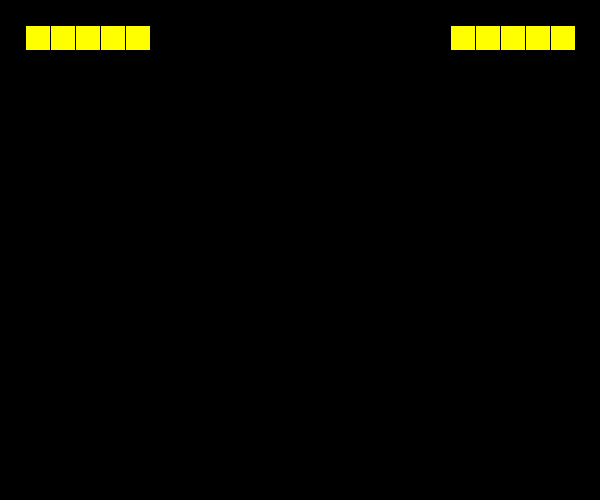
Frame 1 (no input)
Frame 60 (the mouse pressed at the canvas centre just before this capture): identical to frame 1, image omitted
Frame 120 (the mouse held since frame 60 and released just before this capture): identical to frame 1, image omitted

The Processing sketch that drew this single still picture (run headless with seeded random() and noise(); from frame 60 on, the mouse is pressed at the canvas centre):

// Processing sketch: week18_4_energy_bar_yelllow_to_red
// ── week18_4_energy_bar_yelllow_to_red.pde
class Player{
  int x, y, w, h, energy;
  Player(int _x, int _y, int _w, int _h){
    x = _x;  y = _y; w = _w; h = _h; energy = 5;
  }
  void drawEnergy(int dx){ //能量條 20格
    if(energy>7) fill(255,0,0);
    else fill(255,255,0);
    for(int i=0; i<energy; i++){ //energy 一開始黃色,但>7變紅色
      if( dx==+1 ){ rect(x + 25 + i*25, 25, 25, 25); }
      if( dx==-1 ){ rect(x + w - 50 -i*25, 25, 25, 25); }
    }
  }
}
Player player1 = new Player(0, 0, 300, 250);
Player player2 = new Player(300, 0, 300, 250);
void setup(){
  size(600,500);
}
void draw(){
  background(0);
  player1.drawEnergy(+1);
  player2.drawEnergy(-1);
}
void mousePressed(){
  if(mouseButton==LEFT) player1.energy += 1;
  if(mouseButton==RIGHT) player2.energy += 1;
}
